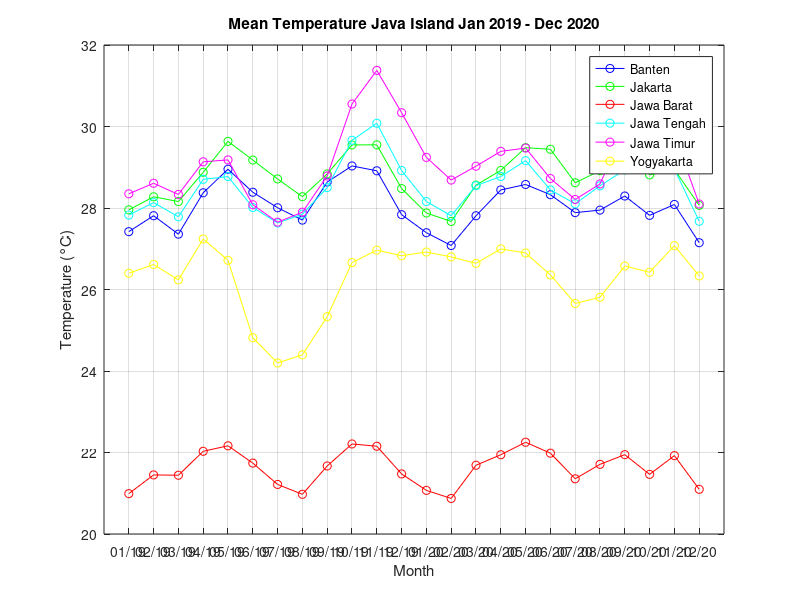
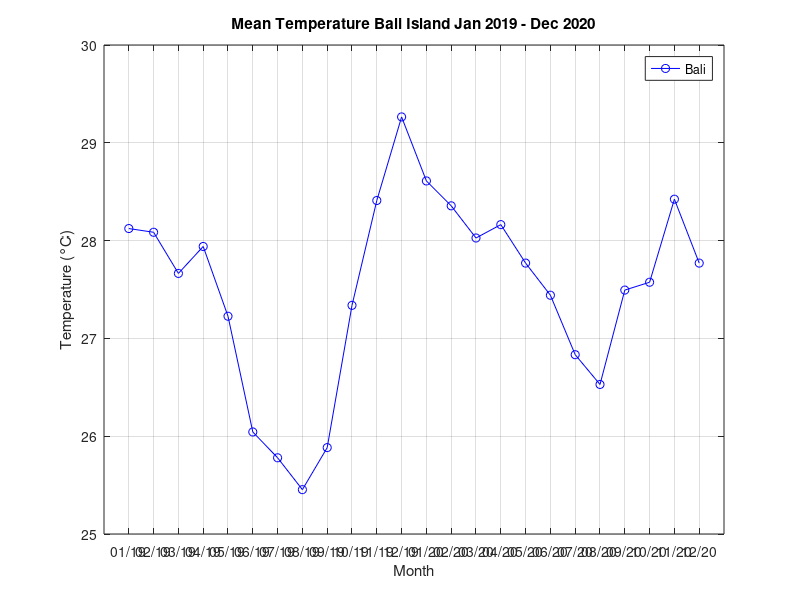
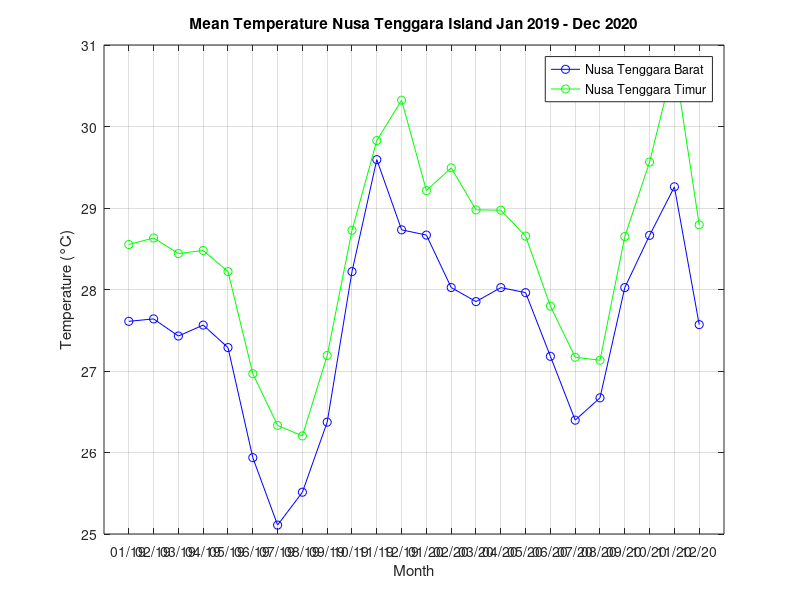
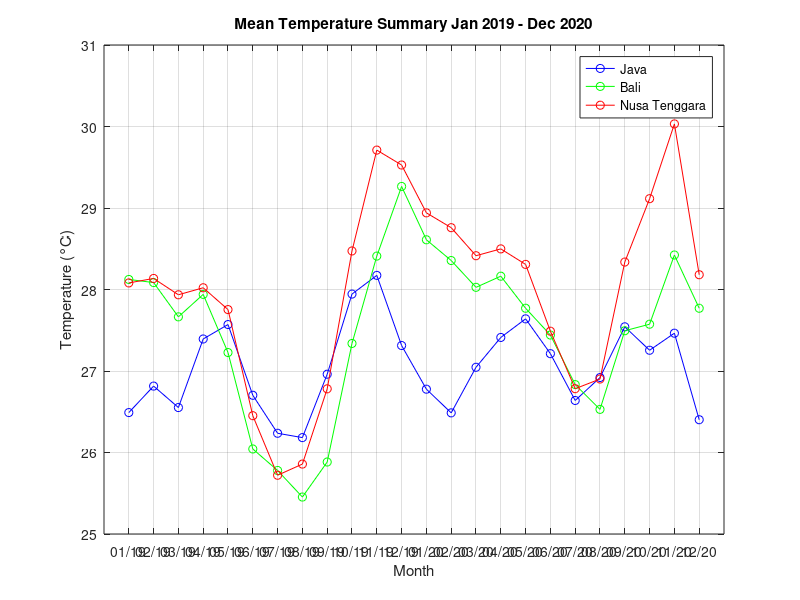

These figures' MATLAB source, in order:
clear clc;
load ('Bali.mat', 'TBali', 'RBali');
load ('Banten.mat', 'TBanten', 'RBanten');
load ('Jabar.mat', 'TJabar', 'RJabar');
load ('Jakarta.mat', 'TJakarta', 'RJakarta');
load ('Jateng.mat', 'TJateng', 'RJateng');
load ('Jatim.mat', 'TJatim', 'RJatim');
load ('NTB.mat', 'TNTB', 'RNTB');
load ('NTT.mat', 'TNTT', 'RNTT');
load ('Yogyakarta.mat', 'TYogya', 'RYogya');

Month = [1:24];

TJava = [TBanten, TJabar, TJakarta, TJateng, TJatim, TYogya];
TNT = [TNTB, TNTT];
AvgTJava = mean(TJava,2);
AvgTBali = TBali;
AvgTNT = mean(TNT,2);

set(0,'DefaultFigureWindowStyle','docked');

figure ('Name', 'Mean Temperature Java', 'NumberTitle', 'off')
plot (Month, TBanten, '-ob', Month, TJakarta, '-og', Month, TJabar, '-or', Month, TJateng, '-oc', Month, TJatim, '-om', Month, TYogya, '-oy')
xticks ([1 2 3 4 5 6 7 8 9 10 11 12 13 14 15 16 17 18 19 20 21 22 23 24]);
xticklabels ({'01/19', '02/19', '03/19', '04/19', '05/19', '06/19', '07/19', '08/19', '09/19', '10/19', '11/19', '12/19', '01/20', '02/20', '03/20', '04/20', '05/20', '06/20', '07/20', '08/20', '09/20', '10/20', '11/20', '12/20'});
xlabel ('Month');
ylabel ('Temperature (°C)');
legend ('Banten', 'Jakarta', 'Jawa Barat', 'Jawa Tengah', 'Jawa Timur', 'Yogyakarta');
title ('Mean Temperature Java Island Jan 2019 - Dec 2020');
grid on;

figure ('Name', 'Mean Temperature Bali', 'NumberTitle', 'off')
plot (Month, TBali, '-ob')
xticks ([1 2 3 4 5 6 7 8 9 10 11 12 13 14 15 16 17 18 19 20 21 22 23 24]);
xticklabels ({'01/19', '02/19', '03/19', '04/19', '05/19', '06/19', '07/19', '08/19', '09/19', '10/19', '11/19', '12/19', '01/20', '02/20', '03/20', '04/20', '05/20', '06/20', '07/20', '08/20', '09/20', '10/20', '11/20', '12/20'});
xlabel ('Month');
ylabel ('Temperature (°C)');
legend ('Bali');
title ('Mean Temperature Bali Island Jan 2019 - Dec 2020');
grid on;

figure ('Name', 'Mean Temperature Nusa Tenggara', 'NumberTitle', 'off')
plot (Month, TNTB, '-ob', Month, TNTT, '-og')
xticks ([1 2 3 4 5 6 7 8 9 10 11 12 13 14 15 16 17 18 19 20 21 22 23 24]);
xticklabels ({'01/19', '02/19', '03/19', '04/19', '05/19', '06/19', '07/19', '08/19', '09/19', '10/19', '11/19', '12/19', '01/20', '02/20', '03/20', '04/20', '05/20', '06/20', '07/20', '08/20', '09/20', '10/20', '11/20', '12/20'});
xlabel ('Month');
ylabel ('Temperature (°C)');
legend ('Nusa Tenggara Barat', 'Nusa Tenggara Timur');
title ('Mean Temperature Nusa Tenggara Island Jan 2019 - Dec 2020');
grid on;

figure ('Name', 'Mean Temperature Summary', 'NumberTitle', 'off')
plot (Month, AvgTJava, '-ob', Month, AvgTBali, '-og', Month, AvgTNT, '-or')
xticks ([1 2 3 4 5 6 7 8 9 10 11 12 13 14 15 16 17 18 19 20 21 22 23 24]);
xticklabels ({'01/19', '02/19', '03/19', '04/19', '05/19', '06/19', '07/19', '08/19', '09/19', '10/19', '11/19', '12/19', '01/20', '02/20', '03/20', '04/20', '05/20', '06/20', '07/20', '08/20', '09/20', '10/20', '11/20', '12/20'});
xlabel ('Month');
ylabel ('Temperature (°C)');
legend ('Java', 'Bali', 'Nusa Tenggara');
title ('Mean Temperature Summary Jan 2019 - Dec 2020');
grid on;

RJava = [RBanten, RJabar, RJakarta, RJateng, RJatim, RYogya];
RNT = [RNTB, RNTT];
AvgRJava = mean(RJava,2);
AvgRBali = RBali;
AvgRNT = mean(RNT,2);

figure ('Name', 'Rainfall Rate Java', 'NumberTitle', 'off')
plot (Month, RBanten, '-ob', Month, RJakarta, '-og', Month, RJabar, '-or', Month, RJateng, '-oc', Month, RJatim, '-om', Month, RYogya, '-oy')
xticks ([1 2 3 4 5 6 7 8 9 10 11 12 13 14 15 16 17 18 19 20 21 22 23 24]);
xticklabels ({'01/19', '02/19', '03/19', '04/19', '05/19', '06/19', '07/19', '08/19', '09/19', '10/19', '11/19', '12/19', '01/20', '02/20', '03/20', '04/20', '05/20', '06/20', '07/20', '08/20', '09/20', '10/20', '11/20', '12/20'});
xlabel ('Month');
ylabel ('Rainfall Rate (mm)');
legend ('Banten', 'Jakarta', 'Jawa Barat', 'Jawa Tengah', 'Jawa Timur', 'Yogyakarta');
title ('Rainfall Rate Java Island Jan 2019 - Dec 2020');
grid on;

figure ('Name', 'Rainfall Rate Bali', 'NumberTitle', 'off')
plot (Month, RBali, '-ob')
xticks ([1 2 3 4 5 6 7 8 9 10 11 12 13 14 15 16 17 18 19 20 21 22 23 24]);
xticklabels ({'01/19', '02/19', '03/19', '04/19', '05/19', '06/19', '07/19', '08/19', '09/19', '10/19', '11/19', '12/19', '01/20', '02/20', '03/20', '04/20', '05/20', '06/20', '07/20', '08/20', '09/20', '10/20', '11/20', '12/20'});
xlabel ('Month');
ylabel ('Rainfall Rate (mm)');
legend ('Bali');
title ('Rainfall Rate Bali Island Jan 2019 - Dec 2020');
grid on;

figure ('Name', 'Rainfall Rate Nusa Tenggara', 'NumberTitle', 'off')
plot (Month, RNTB, '-ob', Month, RNTT, '-og')
xticks ([1 2 3 4 5 6 7 8 9 10 11 12 13 14 15 16 17 18 19 20 21 22 23 24]);
xticklabels ({'01/19', '02/19', '03/19', '04/19', '05/19', '06/19', '07/19', '08/19', '09/19', '10/19', '11/19', '12/19', '01/20', '02/20', '03/20', '04/20', '05/20', '06/20', '07/20', '08/20', '09/20', '10/20', '11/20', '12/20'});
xlabel ('Month');
ylabel ('Rainfall Rate (mm)');
legend ('Nusa Tenggara Barat', 'Nusa Tenggara Timur');
title ('Rainfall Rate Nusa Tenggara Island Jan 2019 - Dec 2020');
grid on;

figure ('Name', 'Rainfall Rate Summary', 'NumberTitle', 'off')
plot (Month, AvgRJava, '-ob', Month, AvgRBali, '-og', Month, AvgRNT, '-or')
xticks ([1 2 3 4 5 6 7 8 9 10 11 12 13 14 15 16 17 18 19 20 21 22 23 24]);
xticklabels ({'01/19', '02/19', '03/19', '04/19', '05/19', '06/19', '07/19', '08/19', '09/19', '10/19', '11/19', '12/19', '01/20', '02/20', '03/20', '04/20', '05/20', '06/20', '07/20', '08/20', '09/20', '10/20', '11/20', '12/20'});
xlabel ('Month');
ylabel ('Rainfall Rate (mm)');
legend ('Java', 'Bali', 'Nusa Tenggara');
title ('Rainfall Rate Summary Jan 2019 - Dec 2020');
grid on;